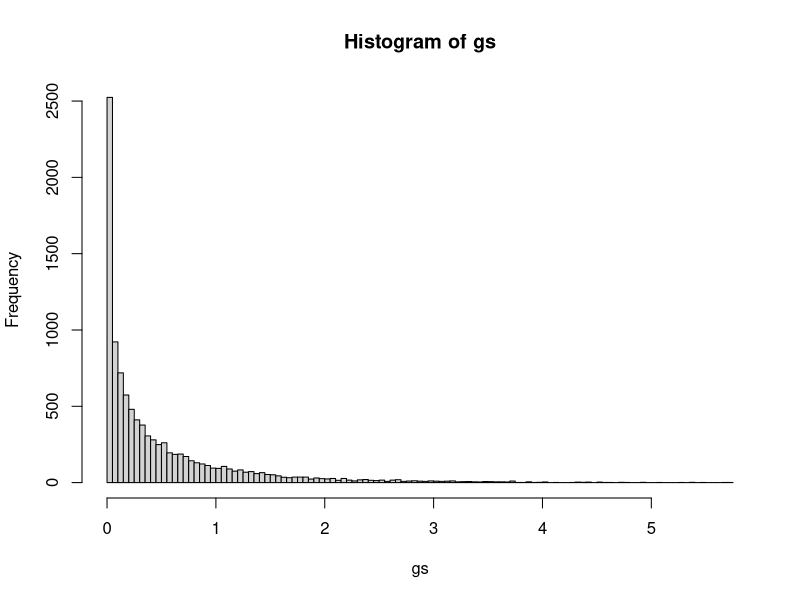
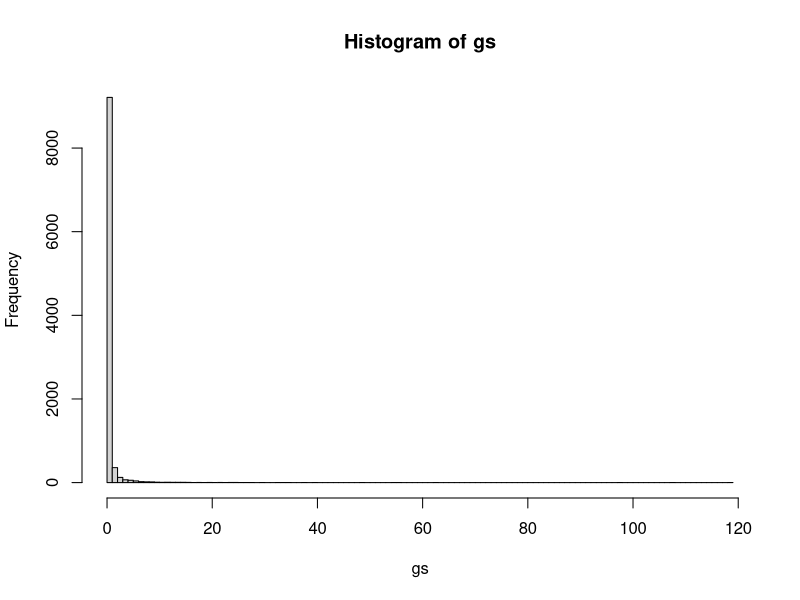

The R script that drew these images, in order:
gs <- rgamma(10000,0.5,1); hist(gs,breaks = 100)

mu_lam <- rnorm(10000,0.5,0.1)
sig_lam<- runif(10000,0,5)

a_lam <- mu_lam^2 / sig_lam^2
b_lam <- mu_lam / sig_lam^2

gs <- vector()
for (i in 1:10000) {
  gs[i] <- rgamma(1,a_lam[i],b_lam[i])
}
hist(gs,breaks = 100)
